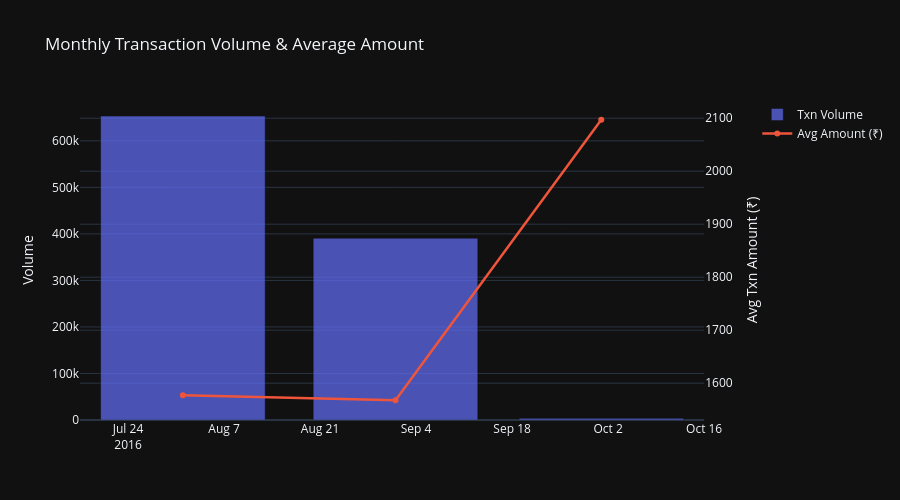

Notebook code cell kept with this figure:
### Code cell
# ─── CELL 21 — Plotly: Line — Monthly Transaction Volume & Avg Amount ───────
monthly = txn.groupby('TransactionMonth').agg(
    Volume=('TransactionAmount_INR', 'count'),
    Avg_Amount=('TransactionAmount_INR', 'mean')
).reset_index()

fig = make_subplots(specs=[[{'secondary_y': True}]])
fig.add_trace(go.Bar(x=monthly['TransactionMonth'], y=monthly['Volume'],
                     name='Txn Volume', marker_color='#636EFA', opacity=0.7), secondary_y=False)
fig.add_trace(go.Scatter(x=monthly['TransactionMonth'], y=monthly['Avg_Amount'],
                         name='Avg Amount (₹)', line=dict(color='#EF553B', width=2.5),
                         mode='lines+markers'), secondary_y=True)
fig.update_layout(title='Monthly Transaction Volume & Average Amount',
                  template='plotly_dark', height=500, hovermode='x unified')
fig.update_yaxes(title_text='Volume', secondary_y=False)
fig.update_yaxes(title_text='Avg Txn Amount (₹)', secondary_y=True)
fig.show()

### Figure 1 — Plotly figure (JSON) as saved in the notebook; plotly's stock layout.template omitted (floating-point values rounded to 4 significant figures)
{"data": [{"marker": {"color": "#636EFA"}, "name": "Txn Volume", "opacity": 0.7, "type": "bar", "x": ["2016-08", "2016-09", "2016-10"], "xaxis": "x", "y": [653376, 390701, 3655], "yaxis": "y"}, {"line": {"color": "#EF553B", "width": 2.5}, "mode": "lines+markers", "name": "Avg Amount (₹)", "type": "scatter", "x": ["2016-08", "2016-09", "2016-10"], "xaxis": "x", "y": [1577.0, 1568.0, 2097.0], "yaxis": "y2"}], "layout": {"height": 500, "hovermode": "x unified", "title": {"text": "Monthly Transaction Volume & Average Amount"}, "xaxis": {"anchor": "y", "domain": [0, 0.94]}, "yaxis": {"anchor": "x", "domain": [0, 1], "title": {"text": "Volume"}}, "yaxis2": {"anchor": "x", "overlaying": "y", "side": "right", "title": {"text": "Avg Txn Amount (₹)"}}}}
